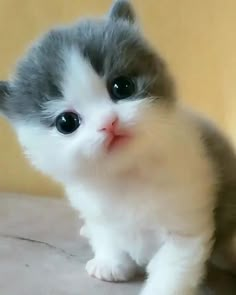
#> input picture images/kedi.jpg, 236 x 295 px
$ python main.py
#> lines starting #> are read from the running program, lines starting #| are printed output that depends on the picture; long printed decimals are rounded
### manual_demosaic.py
import numpy as np


def demosaic_bilinear(raw):

    raw = raw.astype(np.float32)

    h, w = raw.shape

    # Görüntünün etrafına 1 piksellik padding ekle
    padded = np.pad(raw, 1, mode="edge")

    rgb = np.zeros((h, w, 3), dtype=np.float32)

    for i in range(h):
        for j in range(w):

            # padded matristaki karşılığı
            pi = i + 1
            pj = j + 1

            # -------------------------
            # R position
            # -------------------------
            if i % 2 == 0 and j % 2 == 0:

                r = padded[pi, pj]

                g = (
                    padded[pi - 1, pj]
                    + padded[pi + 1, pj]
                    + padded[pi, pj - 1]
                    + padded[pi, pj + 1]
                ) / 4

                b = (
                    padded[pi - 1, pj - 1]
                    + padded[pi - 1, pj + 1]
                    + padded[pi + 1, pj - 1]
                    + padded[pi + 1, pj + 1]
                ) / 4

                rgb[i, j] = [r, g, b]

            # -------------------------
            # B position
            # -------------------------
            elif i % 2 == 1 and j % 2 == 1:

                b = padded[pi, pj]

                g = (
                    padded[pi - 1, pj]
                    + padded[pi + 1, pj]
                    + padded[pi, pj - 1]
                    + padded[pi, pj + 1]
                ) / 4

                r = (
                    padded[pi - 1, pj - 1]
                    + padded[pi - 1, pj + 1]
                    + padded[pi + 1, pj - 1]
                    + padded[pi + 1, pj + 1]
                ) / 4

                rgb[i, j] = [r, g, b]

            # -------------------------
            # G position on R row
            # R G R
            #   ↑
            # -------------------------
            elif i % 2 == 0 and j % 2 == 1:

                g = padded[pi, pj]

                # R sağ ve solda
                r = (
                    padded[pi, pj - 1]
                    + padded[pi, pj + 1]
                ) / 2

                # B üst ve altta
                b = (
                    padded[pi - 1, pj]
                    + padded[pi + 1, pj]
                ) / 2

                rgb[i, j] = [r, g, b]

            # -------------------------
            # G position on B row
            #   G
            # B G B
            # -------------------------
            else:

                g = padded[pi, pj]

                # R üst ve altta
                r = (
                    padded[pi - 1, pj]
                    + padded[pi + 1, pj]
                ) / 2

                # B sağ ve solda
                b = (
                    padded[pi, pj - 1]
                    + padded[pi, pj + 1]
                ) / 2

                rgb[i, j] = [r, g, b]

    return rgb

### main.py
import cv2
import numpy as np
import matplotlib.pyplot as plt
import os

from manual_demosaic import demosaic_bilinear

os.makedirs("results", exist_ok=True)

img = cv2.imread("images/kedi.jpg")
#> img is the input picture: shape (295, 236, 3); mean B, G, R 135.6, 154.1, 157.3

if img is None:
    raise FileNotFoundError("Image could not be loaded.")

img_rgb = cv2.cvtColor(img, cv2.COLOR_BGR2RGB)

# Original image
#plt.imsave("results/original_rgb.png", img_rgb)

# Synthetic Bayer RAW
h, w, _ = img_rgb.shape
#> h = 295; w = 236
raw = np.zeros((h, w), dtype=np.uint8)

for i in range(h):
    for j in range(w):
        if i % 2 == 0 and j % 2 == 0:
            raw[i, j] = img_rgb[i, j, 0]   # R
        elif i % 2 == 1 and j % 2 == 1:
            raw[i, j] = img_rgb[i, j, 2]   # B
        else:
            raw[i, j] = img_rgb[i, j, 1]   # G
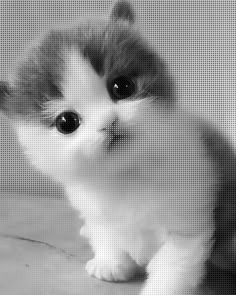
#> raw: shape (295, 236); min 0, max 255, mean 150.3

# plt.imsave("results/bayer_raw_gray.png", raw, cmap="gray")

# Bayer visual
bayer_visual = np.zeros((h, w, 3), dtype=np.uint8)

for i in range(h):
    for j in range(w):
        if i % 2 == 0 and j % 2 == 0:
            bayer_visual[i, j, 0] = img_rgb[i, j, 0]
        elif i % 2 == 1 and j % 2 == 1:
            bayer_visual[i, j, 2] = img_rgb[i, j, 2]
        else:
            bayer_visual[i, j, 1] = img_rgb[i, j, 1]
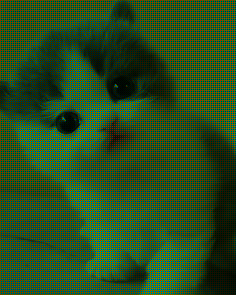
#> bayer_visual: shape (295, 236, 3); mean R, G, B 39.5, 77.1, 33.7

# plt.imsave("results/bayer_mosaic_color.png", bayer_visual)

# Demosaicing
demosaiced_basic = cv2.cvtColor(raw, cv2.COLOR_BayerRG2RGB)
demosaiced_basic = demosaiced_basic[:, :, ::-1]

demosaiced_ea = cv2.cvtColor(raw, cv2.COLOR_BayerRG2RGB_EA)
demosaiced_ea = demosaiced_ea[:, :, ::-1]

# plt.imsave("results/demosaiced_basic.png", demosaiced_basic)
# plt.imsave("results/demosaiced_edge_aware.png", demosaiced_ea)

# Comparison figure
plt.figure(figsize=(12, 4))

plt.subplot(1, 3, 1)
plt.imshow(img_rgb)
plt.title("Original RGB")
plt.axis("off")

plt.subplot(1, 3, 2)
plt.imshow(raw, cmap="gray")
plt.title("Synthetic Bayer RAW")
plt.axis("off")

plt.subplot(1, 3, 3)
plt.imshow(demosaiced_basic)
plt.title("Demosaiced (Basic)")
plt.axis("off")

plt.tight_layout()
# plt.savefig("results/pipeline_overview.png", dpi=200, bbox_inches="tight")
# plt.show()

# PSNR
basic_psnr = cv2.PSNR(img_rgb, demosaiced_basic)
#> basic_psnr = 40.29
ea_psnr = cv2.PSNR(img_rgb, demosaiced_ea)
#> ea_psnr = 40.3

print("Basic PSNR:", basic_psnr)
#| Basic PSNR: 40.288
print("Edge-aware PSNR:", ea_psnr)
#| Edge-aware PSNR: 40.300

manual_demosaiced = demosaic_bilinear(raw)
#> in demosaic_bilinear, `padded = np.pad(raw, 1, mode="edge")`:
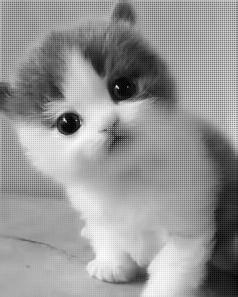
#> padded: shape (297, 238) float32; min 0, max 255, mean 150.2
#> after the loop in demosaic_bilinear, `for i in range(h):`:
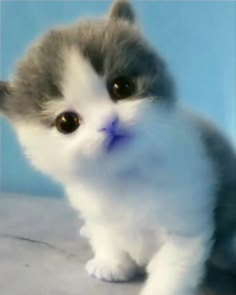
#> rgb: shape (295, 236, 3) float32; mean of channels 0, 1, 2 157.3, 154.1, 135.7; drawn as B, G, R

manual_demosaiced = np.clip(
    manual_demosaiced,
    0,
    255
).astype(np.uint8)

manual_psnr = cv2.PSNR(img_rgb, manual_demosaiced)
#> manual_psnr = 39.31

print("Manual PSNR:", manual_psnr)
#| Manual PSNR: 39.309
